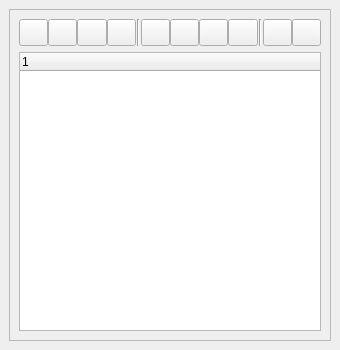
  <widget class="QDockWidget" name="workspaceWidget">
   <property name="minimumSize">
    <size>
     <width>340</width>
     <height>350</height>
    </size>
   </property>
   <property name="maximumSize">
    <size>
     <width>524287</width>
     <height>524287</height>
    </size>
   </property>
   <property name="autoFillBackground">
    <bool>false</bool>
   </property>
   <property name="styleSheet">
    <string notr="true"/>
   </property>
   <property name="windowTitle">
    <string>Workspace</string>
   </property>
   <attribute name="dockWidgetArea">
    <number>1</number>
   </attribute>
   <widget class="QWidget" name="dockWidgetContents">
    <layout class="QVBoxLayout" name="verticalLayout_3">
     <item>
      <widget class="QFrame" name="frame_3">
       <property name="frameShape">
        <enum>QFrame::StyledPanel</enum>
       </property>
       <property name="frameShadow">
        <enum>QFrame::Raised</enum>
       </property>
       <layout class="QVBoxLayout" name="verticalLayout_8">
        <item>
         <layout class="QHBoxLayout" name="horizontalLayout_3">
          <property name="spacing">
           <number>0</number>
          </property>
          <property name="leftMargin">
           <number>0</number>
          </property>
          <property name="topMargin">
           <number>0</number>
          </property>
          <property name="bottomMargin">
           <number>0</number>
          </property>
          <item>
           <widget class="QToolButton" name="visibleButton">
            <property name="minimumSize">
             <size>
              <width>0</width>
              <height>0</height>
             </size>
            </property>
            <property name="maximumSize">
             <size>
              <width>30</width>
              <height>30</height>
             </size>
            </property>
            <property name="toolTip">
             <string>Toggle the visibility of the current selection</string>
            </property>
            <property name="text">
             <string/>
            </property>
            <property name="icon">
             <iconset resource="../resources/resources.qrc">
              <normaloff>:/listicon_toggle.png</normaloff>:/listicon_toggle.png</iconset>
            </property>
            <property name="iconSize">
             <size>
              <width>20</width>
              <height>20</height>
             </size>
            </property>
           </widget>
          </item>
          <item>
           <widget class="QToolButton" name="addVolumeToGroupButton">
            <property name="maximumSize">
             <size>
              <width>30</width>
              <height>30</height>
             </size>
            </property>
            <property name="toolTip">
             <string>Add a Volume Data group to the selected View</string>
            </property>
            <property name="text">
             <string/>
            </property>
            <property name="icon">
             <iconset resource="../resources/resources.qrc">
              <normaloff>:/listicon_addgroup.png</normaloff>:/listicon_addgroup.png</iconset>
            </property>
            <property name="iconSize">
             <size>
              <width>20</width>
              <height>20</height>
             </size>
            </property>
           </widget>
          </item>
          <item>
           <widget class="QToolButton" name="addMeshToViewButton">
            <property name="maximumSize">
             <size>
              <width>30</width>
              <height>30</height>
             </size>
            </property>
            <property name="toolTip">
             <string>Add Mesh Group to the the Selected View</string>
            </property>
            <property name="text">
             <string/>
            </property>
            <property name="icon">
             <iconset resource="../resources/resources.qrc">
              <normaloff>:/listicon_addmgroup.png</normaloff>:/listicon_addmgroup.png</iconset>
            </property>
            <property name="iconSize">
             <size>
              <width>20</width>
              <height>20</height>
             </size>
            </property>
           </widget>
          </item>
          <item>
           <widget class="QToolButton" name="deleteSelectionButton">
            <property name="maximumSize">
             <size>
              <width>30</width>
              <height>30</height>
             </size>
            </property>
            <property name="toolTip">
             <string>Delete Current Selection</string>
            </property>
            <property name="text">
             <string/>
            </property>
            <property name="icon">
             <iconset resource="../resources/resources.qrc">
              <normaloff>:/listicon_delete.png</normaloff>:/listicon_delete.png</iconset>
            </property>
            <property name="iconSize">
             <size>
              <width>20</width>
              <height>20</height>
             </size>
            </property>
           </widget>
          </item>
          <item>
           <widget class="Line" name="line">
            <property name="minimumSize">
             <size>
              <width>5</width>
              <height>0</height>
             </size>
            </property>
            <property name="orientation">
             <enum>Qt::Vertical</enum>
            </property>
           </widget>
          </item>
          <item>
           <widget class="QToolButton" name="highlightButton">
            <property name="maximumSize">
             <size>
              <width>30</width>
              <height>30</height>
             </size>
            </property>
            <property name="toolTip">
             <string>Highlight Structures by Painting on the View Frame (Hold shift)</string>
            </property>
            <property name="text">
             <string/>
            </property>
            <property name="icon">
             <iconset resource="../resources/resources.qrc">
              <normaloff>:/listicon_brushappend.png</normaloff>:/listicon_brushappend.png</iconset>
            </property>
            <property name="iconSize">
             <size>
              <width>20</width>
              <height>20</height>
             </size>
            </property>
            <property name="checkable">
             <bool>true</bool>
            </property>
           </widget>
          </item>
          <item>
           <widget class="QToolButton" name="diffuseHighlightButton">
            <property name="maximumSize">
             <size>
              <width>30</width>
              <height>30</height>
             </size>
            </property>
            <property name="toolTip">
             <string>Diffuse Highlighted Structures by painting (Hold z)</string>
            </property>
            <property name="text">
             <string/>
            </property>
            <property name="icon">
             <iconset resource="../resources/resources.qrc">
              <normaloff>:/listicon_brushdiffuse.png</normaloff>:/listicon_brushdiffuse.png</iconset>
            </property>
            <property name="iconSize">
             <size>
              <width>20</width>
              <height>20</height>
             </size>
            </property>
            <property name="checkable">
             <bool>true</bool>
            </property>
           </widget>
          </item>
          <item>
           <widget class="QToolButton" name="resetHighlightedButton">
            <property name="maximumSize">
             <size>
              <width>30</width>
              <height>30</height>
             </size>
            </property>
            <property name="toolTip">
             <string>Reset Highlighted Structures by Painting (Hold x)</string>
            </property>
            <property name="text">
             <string/>
            </property>
            <property name="icon">
             <iconset resource="../resources/resources.qrc">
              <normaloff>:/listicon_brushdesel.png</normaloff>:/listicon_brushdesel.png</iconset>
            </property>
            <property name="iconSize">
             <size>
              <width>20</width>
              <height>20</height>
             </size>
            </property>
            <property name="checkable">
             <bool>true</bool>
            </property>
           </widget>
          </item>
          <item>
           <widget class="QToolButton" name="resetAllHighlightedButton">
            <property name="maximumSize">
             <size>
              <width>30</width>
              <height>30</height>
             </size>
            </property>
            <property name="toolTip">
             <string>Reset All Highlighted Structures</string>
            </property>
            <property name="text">
             <string/>
            </property>
            <property name="icon">
             <iconset resource="../resources/resources.qrc">
              <normaloff>:/listicon_brushclear.png</normaloff>:/listicon_brushclear.png</iconset>
            </property>
            <property name="iconSize">
             <size>
              <width>20</width>
              <height>20</height>
             </size>
            </property>
           </widget>
          </item>
          <item>
           <widget class="Line" name="line_2">
            <property name="minimumSize">
             <size>
              <width>5</width>
              <height>0</height>
             </size>
            </property>
            <property name="orientation">
             <enum>Qt::Vertical</enum>
            </property>
           </widget>
          </item>
          <item>
           <widget class="QToolButton" name="eraseHighlightedButton">
            <property name="maximumSize">
             <size>
              <width>30</width>
              <height>30</height>
             </size>
            </property>
            <property name="toolTip">
             <string>Erase Highlighted Structures</string>
            </property>
            <property name="text">
             <string/>
            </property>
            <property name="icon">
             <iconset resource="../resources/resources.qrc">
              <normaloff>:/listicon_brusherase.png</normaloff>:/listicon_brusherase.png</iconset>
            </property>
            <property name="iconSize">
             <size>
              <width>20</width>
              <height>20</height>
             </size>
            </property>
            <property name="checkable">
             <bool>true</bool>
            </property>
           </widget>
          </item>
          <item>
           <widget class="QToolButton" name="extractButton">
            <property name="maximumSize">
             <size>
              <width>30</width>
              <height>30</height>
             </size>
            </property>
            <property name="toolTip">
             <string>Extract Highlighted Structures and Create New Volume</string>
            </property>
            <property name="text">
             <string/>
            </property>
            <property name="icon">
             <iconset resource="../resources/resources.qrc">
              <normaloff>:/listicon_brushcreate.png</normaloff>:/listicon_brushcreate.png</iconset>
            </property>
            <property name="iconSize">
             <size>
              <width>20</width>
              <height>20</height>
             </size>
            </property>
           </widget>
          </item>
         </layout>
        </item>
        <item>
         <widget class="QTreeWidget" name="treeWidget">
          <property name="styleSheet">
           <string notr="true"/>
          </property>
          <column>
           <property name="text">
            <string notr="true">1</string>
           </property>
          </column>
         </widget>
        </item>
       </layout>
      </widget>
     </item>
    </layout>
   </widget>
  </widget>
